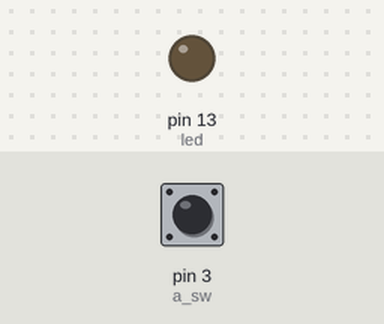
The sketch below on a simulated Arduino Uno, built with avr-gcc and run on an emulated ATmega328P. Parts: output pins drawn as LEDs (lit = HIGH). The test bench sets the inputs (shaded band); at power-on: pin 3 (a_sw) HIGH.

Above: at 1.2 s.
1.3 s: pin 3 (a_sw) pulled LOW for 0.15 s
At 1.37 s:
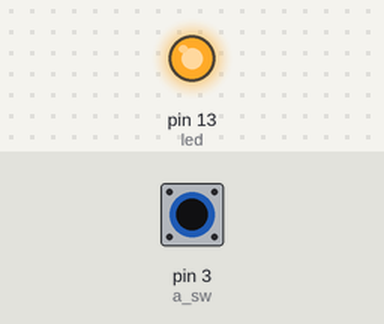
2.9 s: pin 3 (a_sw) pulled LOW for 3.2 s
At 7.1 s:
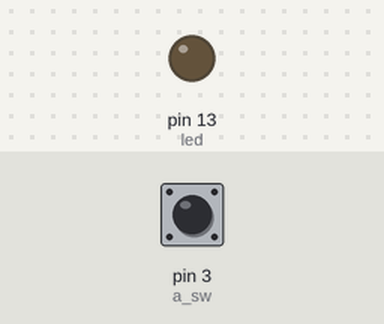
Timing chart, 0 to 8.6 s (numbered marks = the images above; inputs shaded):
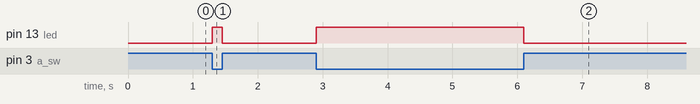

The sketch:

Automatic_sw.ino
```cpp
//Automatic_sw.ino

int led = 13;
int a_sw = 3;

void setup() {
  // put your setup code here, to run once:
  pinMode(led, OUTPUT);
  pinMode(a_sw, INPUT_PULLUP);
}

void loop()
{
  // put your main code here, to run repeatedly:
    if(digitalRead(a_sw) == LOW)
    	digitalWrite(led, HIGH);
    else
		digitalWrite(led, LOW);
    	  // turn the LED on (HIGH is the voltage level)
//     delay(100);               // wait for a second
//     digitalWrite(led, LOW);   // turn the LED off by making the voltage LOW
//     delay(100);               // wait for a second
}
```

Measured:
- after the input at 1.3 s, pin 13 (led): LOW → HIGH at once, → LOW 0.15 s later
- after the input at 2.9 s, pin 13 (led): LOW → HIGH at once, → LOW 3.2 s later
